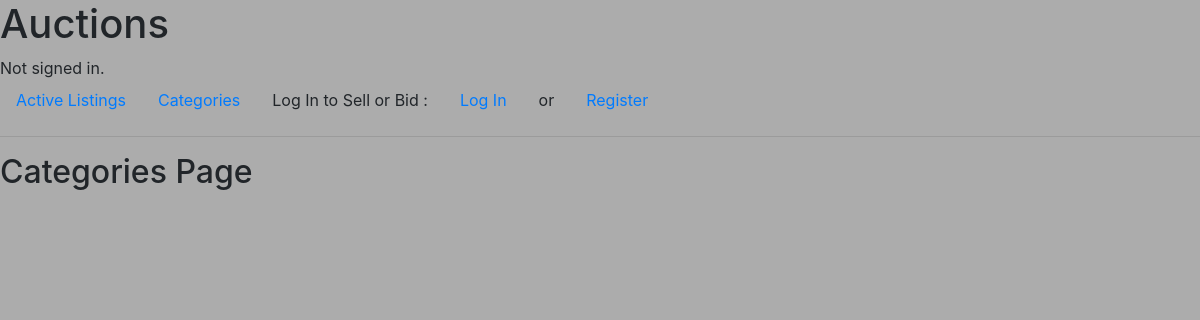
/categories, run on an earlier commit of the app's database.
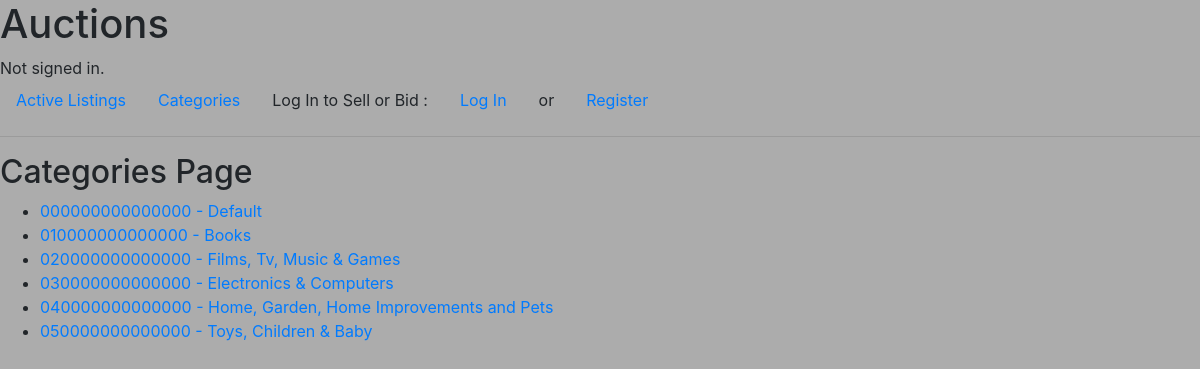
And on a later commit of the database.
### auctions/models.py (models this page shows, shortened)
class Category(models.Model):
    id=models.CharField(max_length=15, primary_key=True)
    desc=models.CharField(max_length=255)

### auctions/views.py (the view)
# urls.py: path("categories", views.categories, name="categories"),
def categories(request):
    print("Entro al categories en el view")
    return render(request, "auctions/categories.html", {
        "categories": Category.objects.all()
    })

### auctions/templates/auctions/categories.html
{% extends "auctions/layout.html" %}
{% block body %}
    <h2>Categories Page</h2>
    <ul>
        {% for category in categories %}
            <li>
                <a href="{% url 'category' category.id %}">
                    {{ category.id }} - {{ category.desc }}
                </a>
            </li>
        {% endfor %}
    </ul>
{% endblock %}

### auctions/templates/auctions/layout.html (shortened to what this page needs)
{% load static %}
<!DOCTYPE html>
<html lang="en">
    <head>
        <link rel="stylesheet" href="https://stackpath.bootstrapcdn.com/bootstrap/4.4.1/css/bootstrap.min.css">
    </head>
    <body style="background-color: rgba(170, 170, 170, 0.972);">
        <h1 class='title'>Auctions</h1>
        <div>
            {% if user.is_authenticated %}
                Signed in as <strong>{{ user.username }}</strong>.
            {% else %}
                Not signed in.
            {% endif %}
        </div>
        <ul class="nav">
            <li class="nav-item">
                <a class="nav-link" href="{% url 'index' %}">Active Listings</a>
            </li>
            {% if user.is_authenticated %}
                <li class="nav-item"><a class="nav-link" href="{% url 'addauction' %}">Sell Something</a></li>
                <li class="nav-item"><a class="nav-link" href="{% url 'categories' %}">Categories</a></li>
                <li class="nav-item"><a class="nav-link" href="{% url 'watchlist' %}">Watchlist Page</a></li>
                <li class="nav-item"><a class="nav-link" href="{% url 'myauctions' %}">My Auctions</a></li>
                <li class="nav-item"><a class="nav-link" href="{% url 'logout' %}">Log Out</a></li>
            {% else %}
                <li class="nav-item"><a class="nav-link" href="{% url 'categories' %}">Categories</a></li>
                <li class="nav-item"><a class="nav-link">Log In to Sell or Bid :</a></li>
                <li class="nav-item"><a class="nav-link" href="{% url 'login' %}">Log In</a></li>
                <li class="nav-item"><a class="nav-link">or</a></li>
                <li class="nav-item"><a class="nav-link" href="{% url 'register' %}">Register</a></li>
            {% endif %}
        </ul>
        <hr>
        {% block body %}
        {% endblock %}
    </body>
</html>

What changed in the data, as far as the page shows it:
added Category: id "000000000000000", desc "Default"
added Category: id "010000000000000", desc "Books"
added Category: id "020000000000000", desc "Films, Tv, Music & Games"
added Category: id "030000000000000", desc "Electronics & Computers"
added Category: id "040000000000000", desc "Home, Garden, Home Improvements and Pets"
added Category: id "050000000000000", desc "Toys, Children & Baby"
